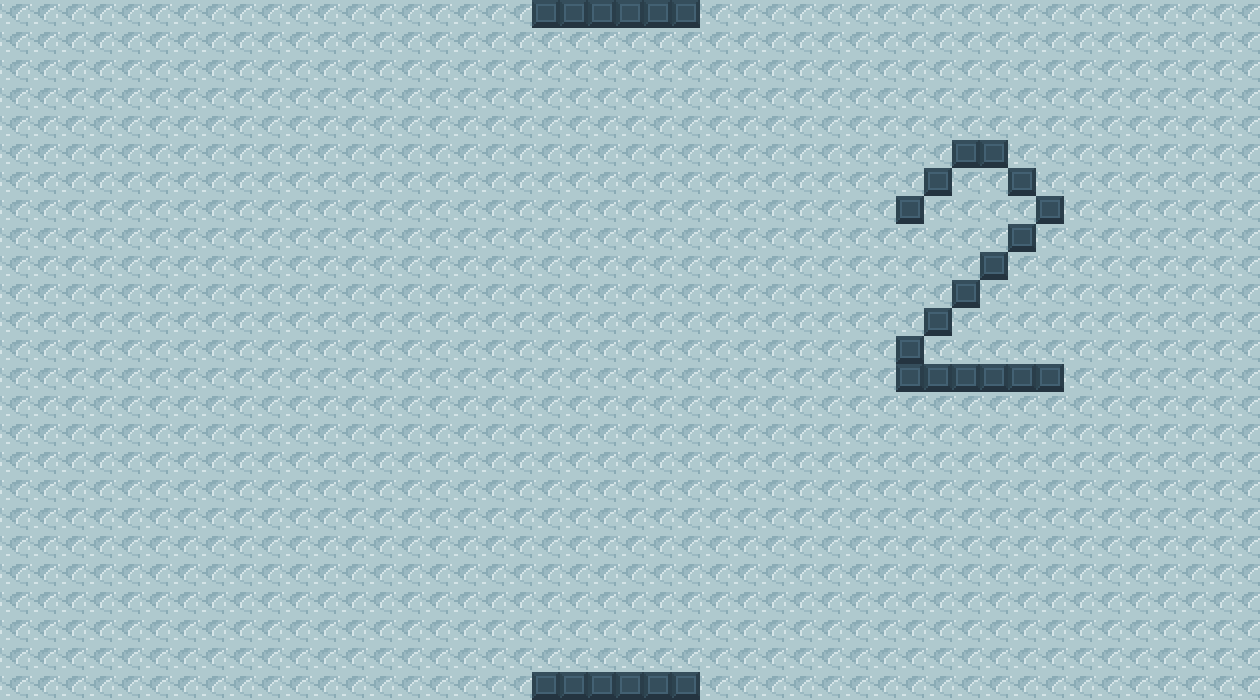

This game map was drawn from its Tiled (.tmx) file and the tilesets committed beside it. A one-line description and the trimmed map source follow:
An orthogonal 45x25 tile map with 28x28 px tiles, 1 tile layer (图块层 1) and 2 objects.

<map version="1.2" tiledversion="1.3.4" orientation="orthogonal" renderorder="right-down" width="45" height="25" tilewidth="28" tileheight="28" infinite="0" nextlayerid="3" nextobjectid="3">
 <tileset firstgid="1" source="tiles1.tsx" />
 <layer id="1" name="图块层 1" width="45" height="25">
  <data>[1125 cells, 1125 non-empty, 2 distinct tile ids]</data>
 </layer>
 <objectgroup id="2" name="door">
  <object id="1" x="532.006" y="0.972589" width="167.285" height="24.3147" />
  <object id="2" x="532.979" y="673.032" width="168.258" height="24.3147" />
 </objectgroup>
</map>
